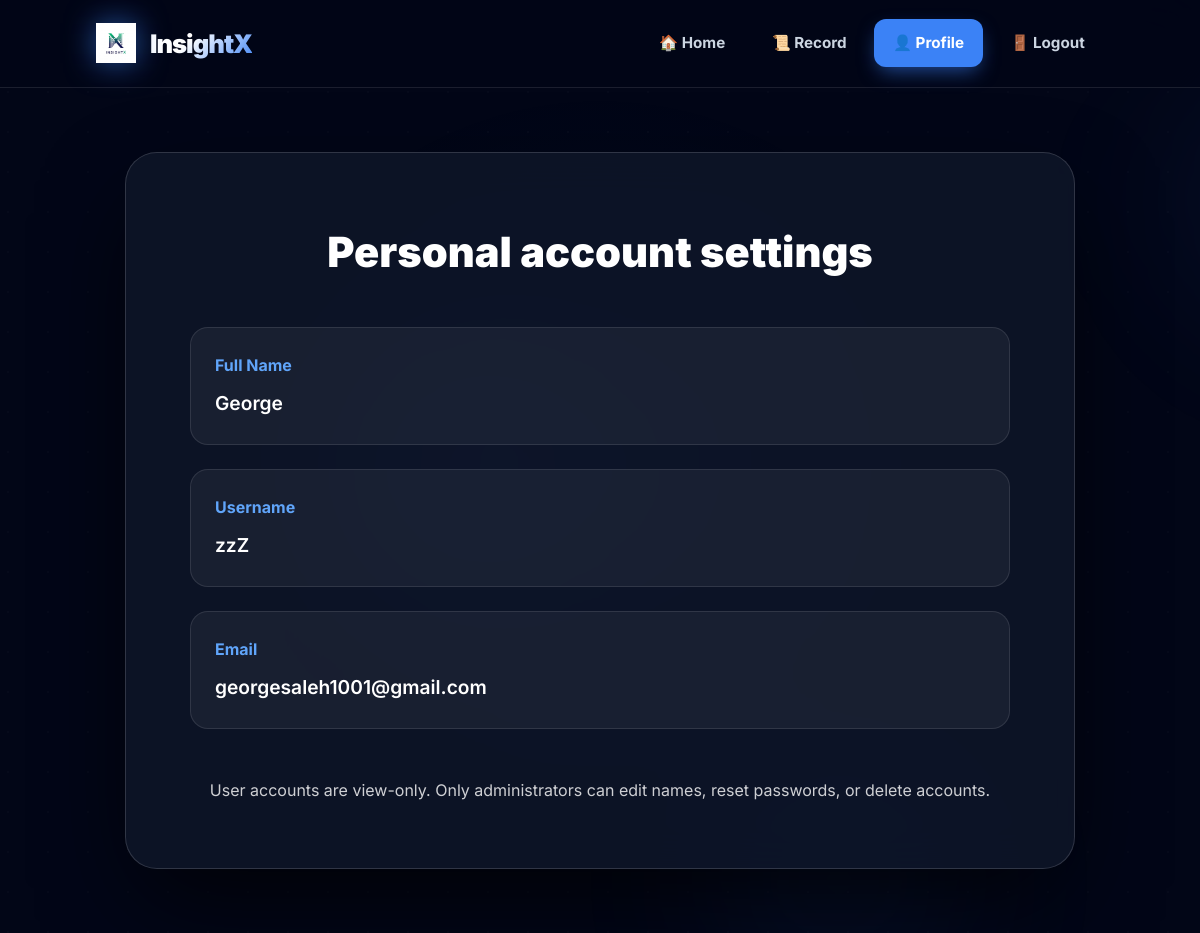
Screenshot of /profile (signed in) with the database file from the repository.
### database/models.py (models this page shows, shortened)
class User(db.Model, UserMixin):
    __tablename__ = "users"
    id = db.Column(db.Integer, primary_key=True)
    username = db.Column(db.String(80), nullable=False)
    full_name = db.Column(db.String(120), nullable=True)
    email = db.Column(db.String(120), unique=True, nullable=False)
    password = db.Column(db.String(200), nullable=False)
    is_admin = db.Column(db.Boolean, nullable=False, default=False)
    created_at = db.Column(db.DateTime, default=datetime.utcnow)
    summaries = db.relationship(
        "Summary",
        backref="user",
        lazy=True,
        cascade="all, delete-orphan",
    )

### app.py (the view)
@app.route("/profile")
@login_required
def profile():
    return render_template("profile.html", user=current_user)

### database/db.py (called while the page is built)
@event.listens_for(Engine, "connect")
def configure_sqlite_pragmas(dbapi_connection, _connection_record) -> None:
    if not isinstance(dbapi_connection, sqlite3.Connection):
        return
    cursor = dbapi_connection.cursor()
    cursor.execute("PRAGMA foreign_keys=ON")
    cursor.execute("PRAGMA journal_mode=MEMORY")
    cursor.execute("PRAGMA synchronous=NORMAL")
    cursor.close()

def _create_sqlite_connection() -> sqlite3.Connection:
    connection = sqlite3.connect(ACTIVE_DATABASE_PATH, check_same_thread=False)
    cursor = connection.cursor()
    cursor.execute("PRAGMA foreign_keys=ON")
    cursor.execute("PRAGMA journal_mode=WAL")
    cursor.execute("PRAGMA synchronous=NORMAL")
    cursor.close()
    return connection

### database/user_repository.py (called while the page is built)
def get_user_by_id(user_id: int) -> User | None:
    return db.session.get(User, user_id)

### services/auth_service.py (called while the page is built)
def configure_login_manager() -> None:
    global _LOGIN_MANAGER_CONFIGURED
    if _LOGIN_MANAGER_CONFIGURED:
        return
    @login_manager.user_loader
    def load_user(user_id: str):
        try:
            return user_repository.get_user_by_id(int(user_id))
        except (TypeError, ValueError):
            return None
    _LOGIN_MANAGER_CONFIGURED = True

### templates/profile.html (shortened to what this page needs)
<!DOCTYPE html>
<html lang="en">
<head>
    <link rel="stylesheet" href="/static/style.css?v=12.0">
</head>
<body>
    <header>
        <a href="/" class="logo-container">
            <img src="/static/favicon.jpg" class="bird-logo" alt="InsightX">
            <span class="logo-text">InsightX</span>
        </a>
        <nav>
            <ul>
                <li><a href="/">🏠 Home</a></li>
                <li><a href="/history">📜 Record</a></li>
                {% if current_user.is_admin %}<li><a href="/admin">⚙️ Admin</a></li>{% endif %}<li><a href="/profile" class="active">👤 Profile</a></li>
                <li><a href="#" onclick="doLogout()">🚪 Logout</a></li>
            </ul>
        </nav>
    </header>
    <main>
        <div class="profile-container glass-card">
            <h2>Personal account settings</h2>
            <div class="profile-info">
                <div class="info-group">
                    <label>Full Name</label>
                    <p>{{ user.full_name or 'Not set' }}</p>
                </div>
                <div class="info-group">
                    <label>Username</label>
                    <p>{{ user.username }}</p>
                </div>
                <div class="info-group">
                    <label>Email</label>
                    <p>{{ user.email }}</p>
                </div>
            </div>
<div class="btn-group">
<p style="opacity:.8">User accounts are view-only. Only administrators can edit names, reset passwords, or delete accounts.</p>
</div>
</div>
    </main>
</body>
</html>

### static/style.css (style rules this page uses)
:root { --primary-blue: #3b82f6; --primary-blue-glow: rgba(59, 130, 246, 0.6); --bg-black: #020617; --card-black: rgba(15, 23, 42, 0.8); --text-white: #ffffff; --text-muted: #cbd5e1; --border-gray: rgba(255, 255, 255, 0.1); --accent-blue: #60a5fa; --transition: all 0.4s cubic-bezier(0.175, 0.885, 0.32, 1.275); }
* { box-sizing: border-box; margin: 0; padding: 0; }
body { font-family: 'Inter', -apple-system, sans-serif; background-color: var(--bg-black); color: var(--text-white); line-height: 1.7; min-height: 100vh; overflow-x: hidden; display: flex; flex-direction: column; }
body::before { content: ''; position: fixed; top: 0; left: 0; width: 100%; height: 100%; background-image: radial-gradient(circle at 50% 50%, rgba(59, 130, 246, 0.05) 0%, transparent 50%), radial-gradient(circle at 20% 30%, rgba(255, 255, 255, 0.02) 1px, transparent 0); background-size: 100% 100%, 40px 40px; z-index: -1; animation: pulseBg 10s infinite alternate ease-in-out; }
header { background: rgba(2, 6, 23, 0.8); backdrop-filter: blur(25px); -webkit-backdrop-filter: blur(25px); padding: 1.2rem 8%; display: flex; justify-content: space-between; align-items: center; border-bottom: 1px solid var(--border-gray); position: sticky; top: 0; z-index: 1000; }
.logo-container { display: flex; align-items: center; gap: 14px; text-decoration: none; }
.bird-logo { width: 40px; height: 40px; fill: var(--primary-blue); filter: drop-shadow(0 0 15px var(--primary-blue-glow)); animation: float 3s infinite ease-in-out; }
.logo-text { font-size: 1.6rem; font-weight: 900; letter-spacing: -1px; background: linear-gradient(135deg, #fff 40%, var(--primary-blue) 100%); -webkit-background-clip: text; -webkit-text-fill-color: transparent; }
nav ul { list-style: none; display: flex; gap: 0.5rem; }
nav a { text-decoration: none; color: var(--text-muted); font-weight: 700; font-size: 0.95rem; transition: var(--transition); padding: 0.7rem 1.2rem; border-radius: 12px; display: flex; align-items: center; gap: 8px; }
nav a.active { color: #fff; background: var(--primary-blue); box-shadow: 0 8px 20px -5px var(--primary-blue-glow); }
main { flex: 1; display: flex; align-items: center; justify-content: center; padding: 4rem 5%; }
.glass-card { background: var(--card-black); backdrop-filter: blur(20px); -webkit-backdrop-filter: blur(20px); border: 1px solid rgba(255, 255, 255, 0.15); border-radius: 32px; padding: 4rem; box-shadow: 0 40px 100px -20px rgba(0, 0, 0, 0.8); width: 100%; max-width: 950px; position: relative; overflow: hidden; }
h2 { font-size: 2.6rem; font-weight: 900; margin-bottom: 2.5rem; color: var(--text-white); text-align: center; display: flex; align-items: center; justify-content: center; gap: 15px; }
.btn-group { display: flex; gap: 15px; justify-content: center; margin-top: 3rem; }
.profile-info { display: flex; flex-direction: column; gap: 1.5rem; }
.info-group { background: rgba(255, 255, 255, 0.05); padding: 1.5rem; border-radius: 18px; border: 1px solid var(--border-gray); }
.info-group label { display: block; color: var(--accent-blue); font-weight: 700; margin-bottom: 0.5rem; }
.info-group p { font-size: 1.2rem; font-weight: 600; }

### rows the page displays
User: full_name "George", username "zzZ", email "georgesaleh1001@gmail.com"
